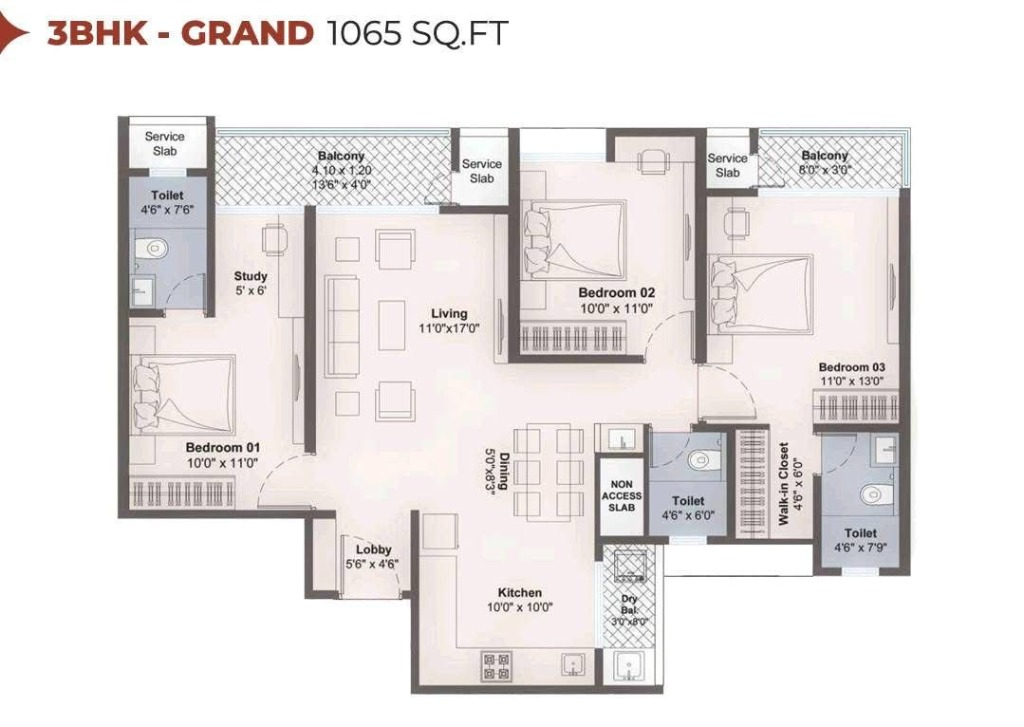
#> input picture public_html/assets/harico-divaam-3bhk-grand-new.jpg, 1024 x 727 px, given in place of harico-divaam-3bhk-grand-new.png, which was not available
$ python crop_images.py
#> lines starting #> are read from the running program, lines starting #| are printed output that depends on the picture; after the words box and inside, x2 and y2 are one past the last pixel; in counts of white or black regions, pixels touching at a corner belong together; pictures that were not available may be replaced by others from this repository, and a replacement may not be noted
from PIL import Image, ImageChops
import numpy as np
import os

def crop_to_paper(image_path):
    try:
        full_path = os.path.abspath(image_path)
        if not os.path.exists(full_path):
            print(f"Skipping: {image_path} (File not found)")
            return

        print(f"Processing: {image_path}")
        img = Image.open(full_path).convert("RGB")
#> img is the input picture: PIL image 1024x727 RGB; mean R, G, B 234.2, 230.4, 229.9
        np_img = np.array(img)
        h, w, _ = np_img.shape
#> h = 727; w = 1024

        # Strategy: Find the "Paper" region. (Strict Density v8 logic)
        brightness = np.mean(np_img, axis=2)
        is_white = brightness > 210
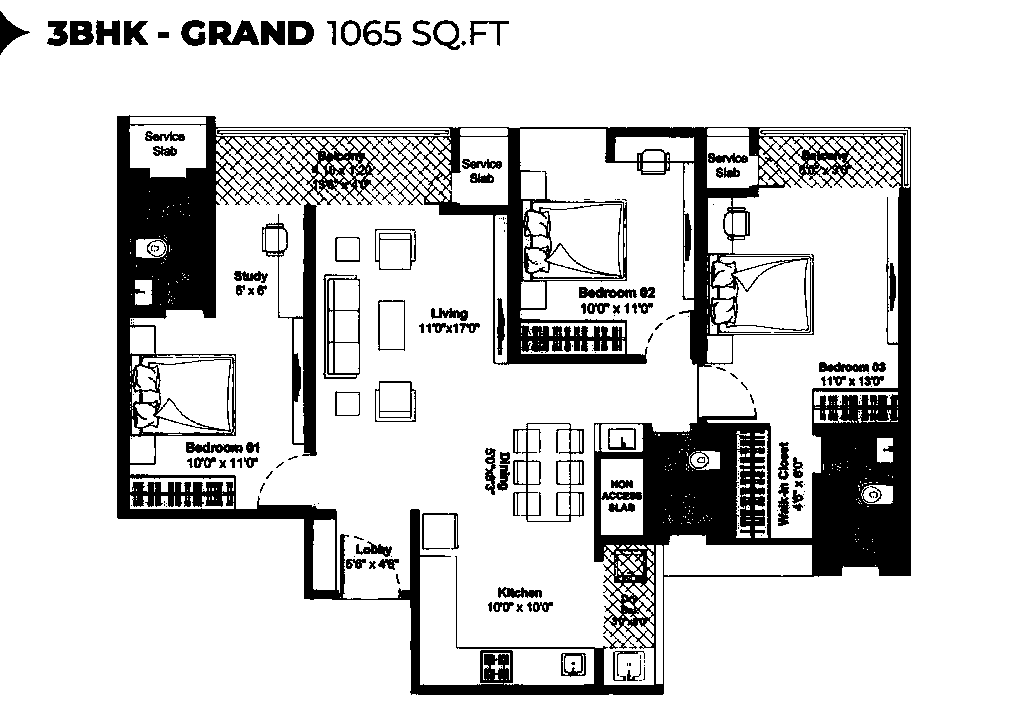
#> is_white: shape (727, 1024) bool; 83.6% white; 199 black regions (99 under 20 px), largest, box (x1, y1, x2, y2) and area: (117, 115, 911, 695) 101711, (513, 423, 584, 522) 1438, (323, 274, 360, 379) 998

        row_white_density = np.mean(is_white, axis=1)
#> row_white_density = 727 values, max 1 at index 0, min 0.321 at index 127, mean 0.836
        col_white_density = np.mean(is_white, axis=0)
#> col_white_density = 1024 values, max 1 at index 30, min 0.382 at index 910, mean 0.836

        valid_rows = np.where(row_white_density > 0.3)[0]
#> valid_rows = 727 values from 0 to 726
        valid_cols = np.where(col_white_density > 0.3)[0]
#> valid_cols = 1024 values from 0 to 1023

        if valid_rows.size == 0 or valid_cols.size == 0:
            print("  -> Could not detect paper content.")
            return

        y_start, y_end = valid_rows[0], valid_rows[-1] + 1
#> y_start = 0; y_end = 727
        x_start, x_end = valid_cols[0], valid_cols[-1] + 1
#> x_start = 0; x_end = 1024

        margin = 5
        y_start = min(h, y_start + margin)
#> y_start = 5
        y_end = max(0, y_end - margin)
#> y_end = 722
        x_start = min(w, x_start + margin)
#> x_start = 5
        x_end = max(0, x_end - margin)
#> x_end = 1019

        if (x_end - x_start > 100) and (y_end - y_start > 100):
            cropped_img = img.crop((x_start, y_start, x_end, y_end))
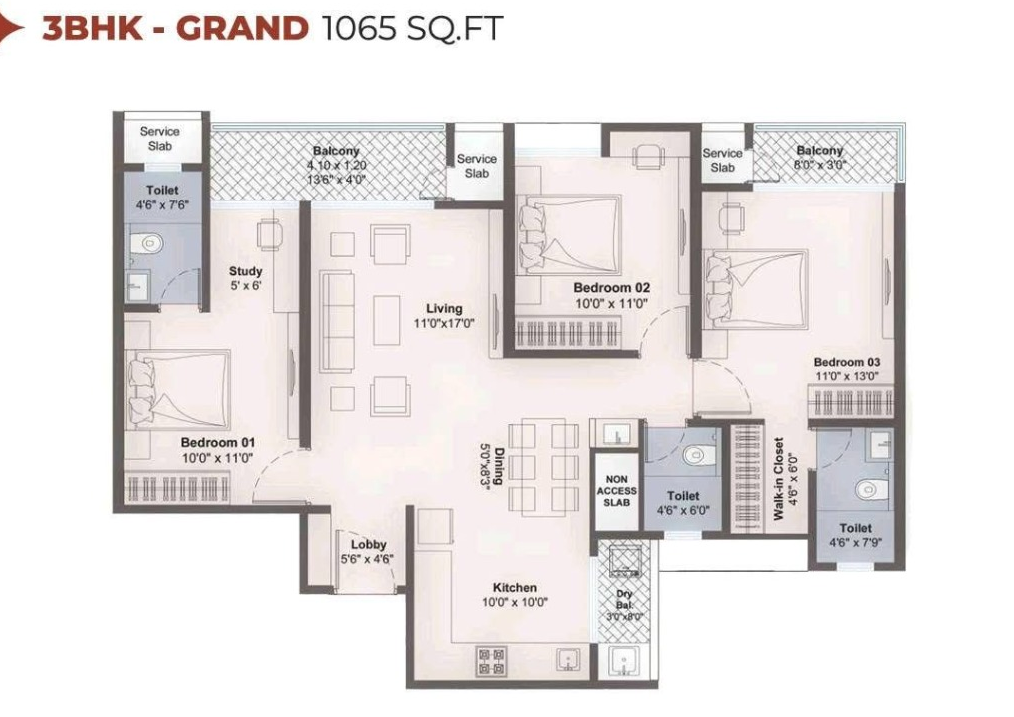
#> cropped_img: PIL image 1014x717 RGB; mean R, G, B 233.7, 229.8, 229.4
            cropped_img.save(full_path, quality=95)
            print(f"  -> Cropped {image_path}: {w}x{h} -> {x_end-x_start}x{y_end-y_start}")
#|   -> Cropped public/assets/harico-divaam-3bhk-grand-new.png: 1024x727 -> 1014x717
        else:
            print("  -> Detected region too small to be valid content.")

    except Exception as e:
        print(f"Error processing {image_path}: {e}")

TARGET_IMAGES = [
    "public/assets/harico-divaam-3bhk-grand-new.png"
]

if __name__ == "__main__":
    print("Starting STRICT content extraction (v9 - 3BHK Grand Only)...")
    for img_path in TARGET_IMAGES:
        crop_to_paper(img_path)
    print("Cleanup complete.")

$ run again, with public_html/assets/harico-divaam-2bhk-grand.jpg copied over public_html/assets/harico-divaam-3bhk-grand-new.jpg
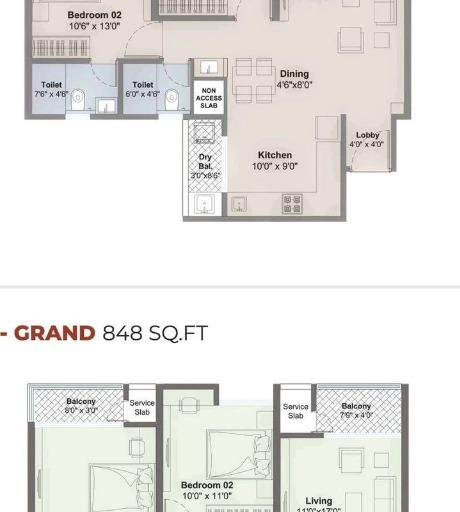
#> input picture public_html/assets/harico-divaam-2bhk-grand.jpg, 460 x 512 px, given in place of harico-divaam-3bhk-grand-new.png, which was not available
#> in crop_to_paper, img is the input picture: PIL image 460x512 RGB; mean R, G, B 233.7, 232.5, 229.5
#> in crop_to_paper, `is_white = brightness > 210`:
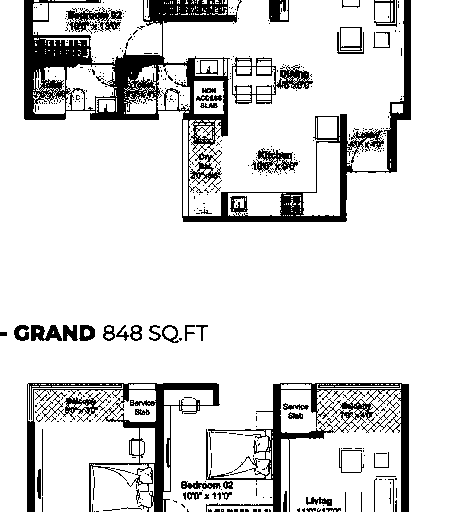
#> is_white: shape (512, 460) bool; 86.2% white; 423 black regions (368 under 20 px), largest, box (x1, y1, x2, y2) and area: (24, 0, 411, 222) 15116, (27, 383, 220, 512) 5064, (206, 383, 409, 512) 4813
#> row_white_density = 512 values, max 1 at index 222, min 0.293 at index 389, mean 0.862
#> col_white_density = 460 values, max 1 at index 7, min 0.484 at index 31, mean 0.862
#> valid_rows = 511 values from 0 to 511
#> valid_cols = 460 values from 0 to 459
#> in crop_to_paper, `y_start, y_end = valid_rows[0], valid_rows[-1] + 1`: y_start = 0; y_end = 512
#> in crop_to_paper, `x_start, x_end = valid_cols[0], valid_cols[-1] + 1`: x_start = 0; x_end = 460
#> in crop_to_paper, `y_start = min(h, y_start + margin)`: y_start = 5
#> in crop_to_paper, `y_end = max(0, y_end - margin)`: y_end = 507
#> in crop_to_paper, `x_start = min(w, x_start + margin)`: x_start = 5
#> in crop_to_paper, `x_end = max(0, x_end - margin)`: x_end = 455
#> in crop_to_paper, `cropped_img = img.crop((x_start, y_start, x_end, y_end))`:
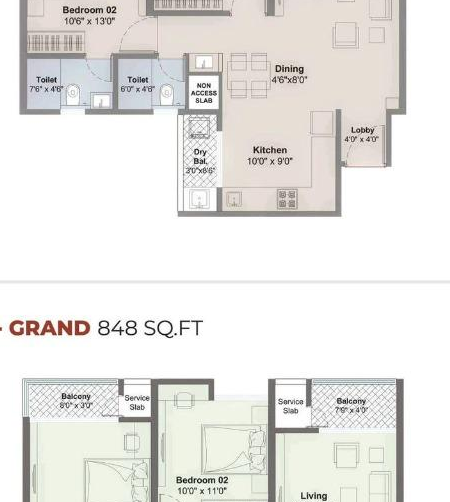
#> cropped_img: PIL image 450x502 RGB; mean R, G, B 233.6, 232.3, 229.4
#|   -> Cropped public/assets/harico-divaam-3bhk-grand-new.png: 460x512 -> 450x502

$ run again, with public_html/assets/harico-divaam-2bhk-plans.jpg copied over public_html/assets/harico-divaam-3bhk-grand-new.jpg
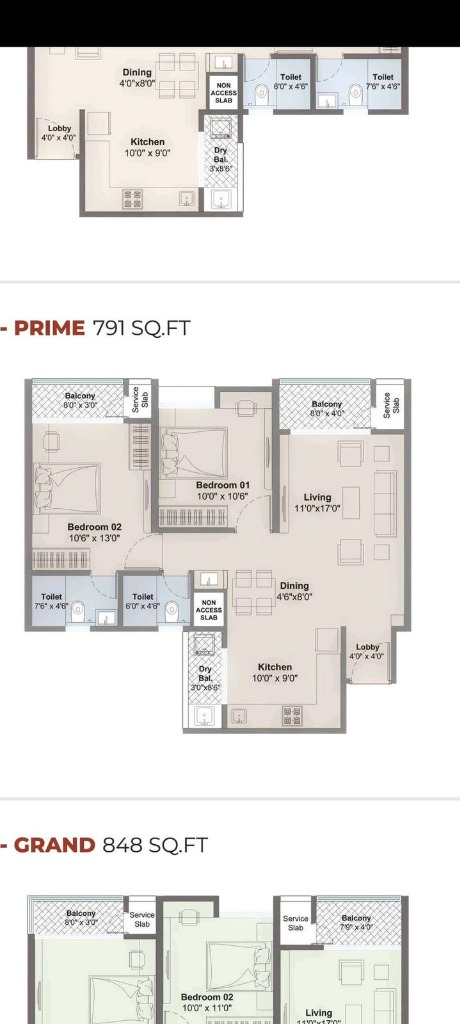
#> input picture public_html/assets/harico-divaam-2bhk-plans.jpg, 460 x 1024 px, given in place of harico-divaam-3bhk-grand-new.png, which was not available
#> in crop_to_paper, img is the input picture: PIL image 460x1024 RGB; mean R, G, B 224.1, 222.3, 219.9
#> in crop_to_paper, `is_white = brightness > 210`:
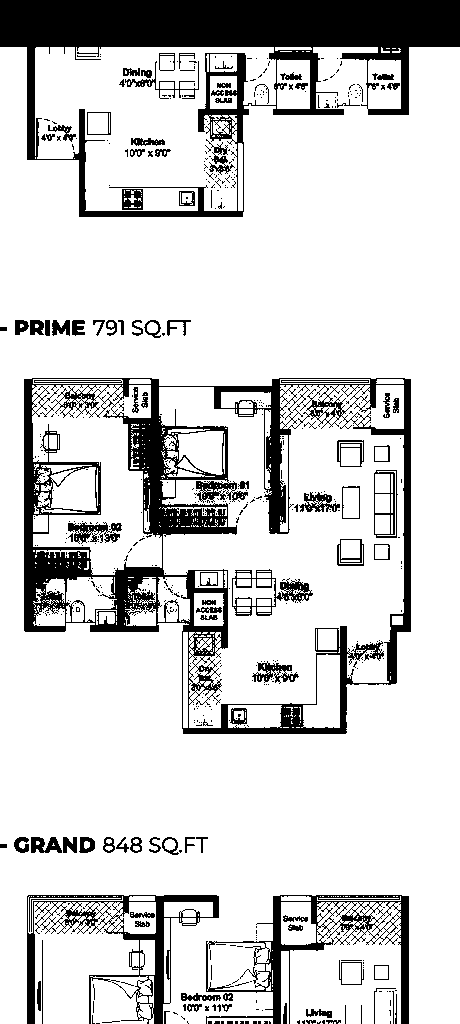
#> is_white: shape (1024, 460) bool; 82.6% white; 549 black regions (446 under 20 px), largest, box (x1, y1, x2, y2) and area: (0, 0, 460, 217) 29286, (24, 378, 411, 734) 28875, (27, 895, 219, 1024) 5151
#> row_white_density = 1024 values, max 1 at index 217, min 0 at index 0, mean 0.826
#> col_white_density = 460 values, max 0.954 at index 7, min 0.443 at index 31, mean 0.826
#> valid_rows = 976 values from 47 to 1023
#> valid_cols = 460 values from 0 to 459
#> in crop_to_paper, `y_start, y_end = valid_rows[0], valid_rows[-1] + 1`: y_start = 47; y_end = 1024
#> in crop_to_paper, `x_start, x_end = valid_cols[0], valid_cols[-1] + 1`: x_start = 0; x_end = 460
#> in crop_to_paper, `y_start = min(h, y_start + margin)`: y_start = 52
#> in crop_to_paper, `y_end = max(0, y_end - margin)`: y_end = 1019
#> in crop_to_paper, `x_start = min(w, x_start + margin)`: x_start = 5
#> in crop_to_paper, `x_end = max(0, x_end - margin)`: x_end = 455
#> in crop_to_paper, `cropped_img = img.crop((x_start, y_start, x_end, y_end))`:
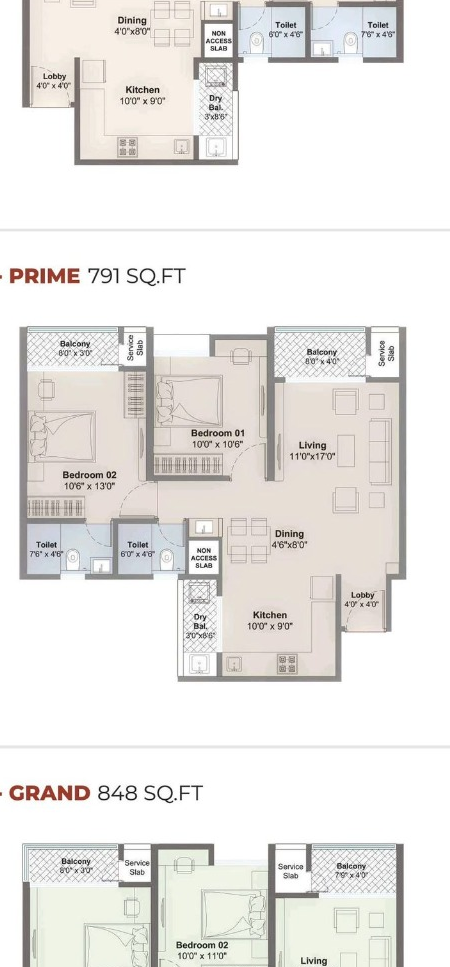
#> cropped_img: PIL image 450x967 RGB; mean R, G, B 234.5, 232.6, 230
#|   -> Cropped public/assets/harico-divaam-3bhk-grand-new.png: 460x1024 -> 450x967
